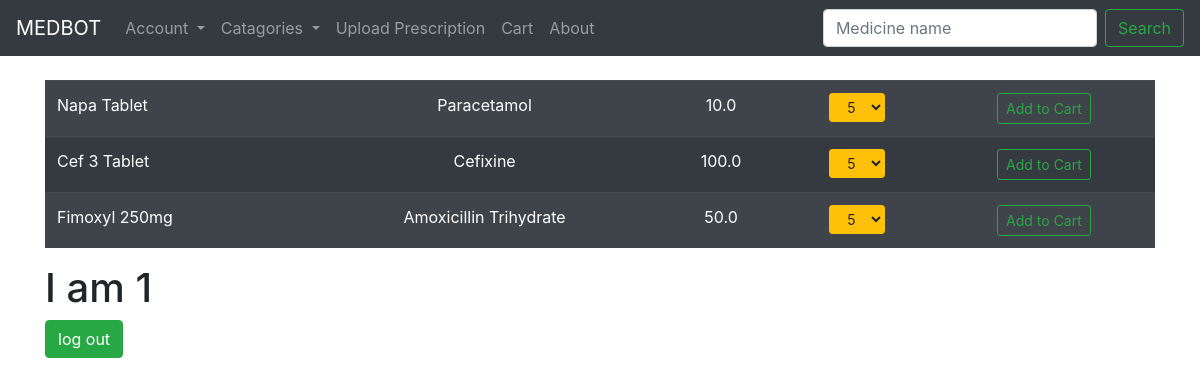
Page /user (signed in) on the committed database.
### medbot_app/models.py (models this page shows, shortened)
class Inventory(models.Model):
	MUSTPRESCRIBED = 'MP'
	MUSTNOTPRESCRIBE = 'MNP'
	MEDICINESTATUS = [
		(MUSTPRESCRIBED, 'Must be Prescribed'),
		(MUSTNOTPRESCRIBE, 'Must not be Prescribed'),
	]
	GENERAL = 'A'
	BLOOD = 'B'
	DIGESTIVE = 'D'
	EYE = 'F'
	EAR = 'H'
	CIRCULATORY = 'K'
	MUSCULOSKELETAL = 'L'
	NEUROLOGICAL = 'N'
	PSYCHOLOGICAL = 'P'
	RESPIRATORY = 'R'
	SKIN = 'S'
	ENDORCRINE = 'T'
	UROLOGY = 'U'
	PREGNANCY = 'W'
	FEMALEGENITAL = 'X'
	MALEGENITAL = 'Y'
	SOCIALPROB = 'Z'
	MEDICINECATAGORIES = [
		(GENERAL, 'General and unspecified'),
		(BLOOD, 'Blood, blood forming organs, lymphatics, spleen'),
		(DIGESTIVE, 'Digestive'),
		(EYE, 'Eye'),
		(EAR, 'Ear'),
		(CIRCULATORY, 'Circulatory'),
		(MUSCULOSKELETAL, 'Musculoskeletal'),
		(NEUROLOGICAL, 'Neorological'),
		(PSYCHOLOGICAL, 'Psychological'),
		(RESPIRATORY, 'Respiratory'),
		(SKIN, 'Skin'),
		(ENDORCRINE, 'Endocrine, metabolic and nutritional'),
		(UROLOGY, 'Urology'),
		(PREGNANCY, 'Pregnancy, childbirth, family planning'),
		(FEMALEGENITAL, 'Female genital system and breast'),
		(MALEGENITAL, 'Male genital system'),
		(SOCIALPROB, 'Social problems'),
	]
	med_name = models.CharField(max_length = 200)
	med_id = models.BigAutoField(primary_key = True, serialize=False)
	med_price = models.FloatField(max_length = 10)
	med_quantity = models.PositiveIntegerField()
	med_status = models.CharField(max_length = 3, choices = MEDICINESTATUS, default=MUSTPRESCRIBED)
	med_catagory = models.CharField(max_length = 2, choices = MEDICINECATAGORIES, default = GENERAL)
	med_generic = models.CharField(max_length = 100)
	pharmacy_id = models.ForeignKey(Employee, on_delete = models.CASCADE)

### medbot_app/views.py (the view)
# urls.py: path('user', views.customerPortal, name='customerx'),
def customerPortal(request):
	obj = Inventory.objects.all()
	context = {'all': obj}
	return render(request, 'customer.html', context)

### medbot_app/templates/customer.html (shortened to what this page needs)
{% extends 'baseC.html' %}
{% block content %}
	{% if all %}
	<div class="table-responsive">
		<table class="table table-striped table-dark">
			{% for things in all %}
				<tr>
					<td>{{ things.med_name }}</td>
					<td><center>{{ things.med_generic }}</center></td>
					<td><center>{{ things.med_price }}</td>
					<td><center>
						<div class="dropdown">
						    <select class="btn btn-warning btn-sm" id="inlineFormCustomSelect">
					        <option selected>5</option>
					        </select>
						</div>
					<td><center><a href="{% url 'add' things.med_id %}" class="btn btn-outline-success btn-sm">Add to Cart</a></center></td>
				</tr>
			{% endfor %}
		</table>
	</div>
	{% endif %}
	<h1>I am {{ request.session.userId }}</h1>
	<form action="{% url 'logoutC' %}" method="POST">
		<div>
			<button  type="submit" class="btn btn-success">log out</button>
		</div>
	</form>
{% endblock %}

### rows in the picture
Inventory: med_name "Napa Tablet", med_generic "Paracetamol", med_price "10.0"
Inventory: med_name "Cef 3 Tablet", med_generic "Cefixine", med_price "100.0"
Inventory: med_name "Fimoxyl 250mg", med_generic "Amoxicillin Trihydrate", med_price "50.0"

### other values in the picture
{{ request.session.userId }} "1"
